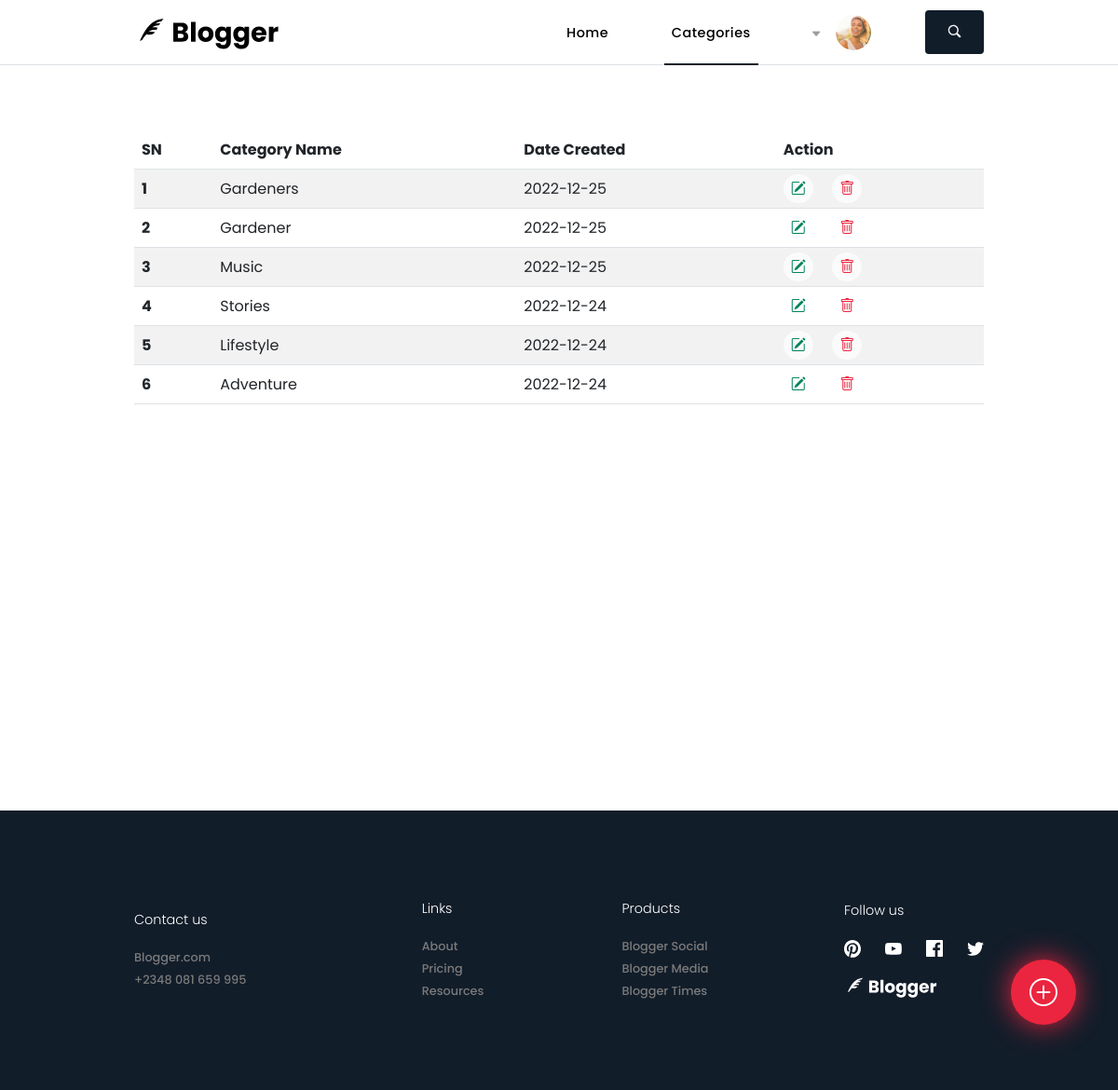
/categories.php?id=25, run on the app's committed database.
### tables this page shows
CREATE TABLE `categories` (
  `id` int NOT NULL,
  `addCategory` varchar(255) NOT NULL,
  `dateCreated` date NOT NULL
);

### classes/dbConnect.php (called while the page is built)
<?php
    class DbConnect
    {
        protected function connect()
        {
            try
            {
                $username = 'root';
                $password = '';
                $dbConn = new PDO('mysql:host=localhost;dbname=blogger', $username, $password);
                return $dbConn;
            }
            catch (PDOException $e)
            {
                print "Connection failed: " . $e->getMessage() . "<br>";
                die();
            }
        }
    }
?>

### classes/category.queryDb.php (called while the page is built, shortened)
<?php
    class CategoryQueryDb extends DbConnect
    {
        public function fetchAllCategories()
        {
            try
            {
                $stmt = $this->connect()->prepare("SELECT * FROM categories ORDER BY id DESC");
                $stmt->execute();
                return $stmt->fetchAll();
            }
            catch (Exception $e)
            {
                return $e->getMessage();
            }
        }
    }
?>

### categories.php (the view, shortened to what this page needs)
<?php
require './classes/dbConnect.php';
?>
<body>
    <div class="mainContainer">
        <?php include './headers/categoriesHeader.php' ?>
        <section class="categoriesWrapper ">
            <table class="table table-striped table-hover">
                <thead>
                    <tr>
                        <th scope="col">SN</th>
                        <th scope="col">Category Name</th>
                        <th scope="col">Date Created</th>
                        <th scope="col">Action</th>
                    </tr>
                </thead>
                <tbody>
                    <?php
                        $result = new CategoryQueryDb();
                        $categories = $result->fetchAllCategories();
                        foreach ($categories as $key => $category):?>
                        <tr>
                            <th scope="row"><?= $key + 1 ?></th>
                            <td><?= $category['addCategory'] ?></td>
                            <td><?= $category['dateCreated'] ?></td>
                            <td>
                                <a href="javascript:void(0)" class="me-3" data-bs-toggle="modal" data-bs-target="#updateModal<?= $category['id'] ?>"><i class="bi bi-pencil-square"></i></a>
                                <a href="categories.php?deleteId=<?= $category['id'] ?>"><i class="bi bi-trash"></a></i>
                            </td>
                        </tr>
                    <?php endforeach ?>
                </tbody>
            </table>
        </section>
        <footer class="d-flex justify-content-between align-items-center ">
            <div class="contactUs">
                <ul class="d-flex flex-column">
                    <p>Contact us</p>
                    <li><a href="#">Blogger.com</a></li>
                    <li><a href="tel:+2348081659995">+2348 081 659 995</a></li>
                </ul>
            </div>
            <div class="links justify-content-center">
                <ul class="d-flex flex-column">
                    <p>Links</p>
                    <li><a href="#">About</a></li>
                    <li><a href="#">Pricing</a></li>
                    <li><a href="#">Resources</a></li>
                </ul>
            </div>
            <div class="products justify-content-center">
                <ul class="d-flex flex-column">
                    <p>Products</p>
                    <li><a href="#">Blogger Social</a></li>
                    <li><a href="#">Blogger Media</a></li>
                    <li><a href="#">Blogger Times</a></li>
                </ul>
            </div>
            <div class="followUs justify-content-end">
                <ul class="d-flex flex-column align-items-start">
                    <p>Follow us</p>
                    <li>
                        <ul>
                            <li><a href="#"><img src="assets/svg/pinterestIcon.svg" alt="follow us on Facebook"></a></li>
                            <li><a href="#"><img src="assets/svg/youtubeIcon.svg" alt="follow us on Youtube"></a></li>
                            <li><a href="#"><img src="assets/svg/facebookIcon.svg" alt="follow us on Facebook"></a></li>
                            <li><a href="#"><img src="assets/svg/twitterIcon.svg" alt="follow us on Twitter"></a></li>
                        </ul>
                    </li>
                    <li class="logoList mt-3"><a href="#"><img src="assets/svg/bloggerLogoWhite.svg" alt="Blogger.com"></a></li>
                </ul>
            </div>
        </footer>
        <button type="button" class="postBtn border-0" data-bs-toggle="modal" data-bs-target="#exampleModal">
            <i class="bi bi-plus-circle"></i>
        </button>
    </div>
</body>
</html>

### styles/css/categories.css (style rules this page uses)
body { font-family: "Poppins", sans-serif; }
*, img, a, ul, li, p, h2, h3, h4, h5, h6, input, textarea { margin: 0; padding: 0; list-style: none; text-decoration: none; box-sizing: border-box; resize: none !important; }
body .mainContainer { max-width: 100%; background-color: #ffffff; }
body .mainContainer .categoriesWrapper { width: 100%; height: 100vh; padding: 0 12%; padding-top: 70px; }
body .mainContainer .categoriesWrapper table tbody { width: 100%; }
body .mainContainer .categoriesWrapper table tbody tr td a { padding: 4px 8px; border-radius: 50px; background-color: rgba(255, 255, 255, 0.678); }
body .mainContainer .categoriesWrapper table tbody tr td a:first-child { color: #00835c; }
body .mainContainer .categoriesWrapper table tbody tr td a:nth-child(2) { color: #eb253f; }
body footer { height: 300px; background-color: #121d2a; padding: 0 12%; }
body footer div { width: 25%; display: flex; }
body footer div ul p { color: #ffffff; margin-bottom: 16px; font-size: 0.9rem; font-weight: 300; }
body footer div ul li a { font-size: 0.8rem; font-weight: 500; color: #7a7a7a; }
body footer div:last-child ul li ul { width: 150px; display: flex; justify-content: space-between; }
body footer div:last-child ul li ul li a { width: 20px; }
body footer div:last-child ul li ul li a img { width: 18px; }
body footer div:last-child ul .logoList a img { width: 100px; }
body .postBtn { position: fixed; bottom: 70px; right: 45px; width: 70px; height: 70px; border-radius: 50px; font-size: 30px; color: #ffffff; box-shadow: 0px 0px 30px #eb253f; background-color: #eb253f; }

### data on the page
categories: addCategory "Gardeners", dateCreated "2022-12-25"
categories: addCategory "Gardener", dateCreated "2022-12-25"
categories: addCategory "Music", dateCreated "2022-12-25"
categories: addCategory "Stories", dateCreated "2022-12-24"
categories: addCategory "Lifestyle", dateCreated "2022-12-24"
categories: addCategory "Adventure", dateCreated "2022-12-24"
